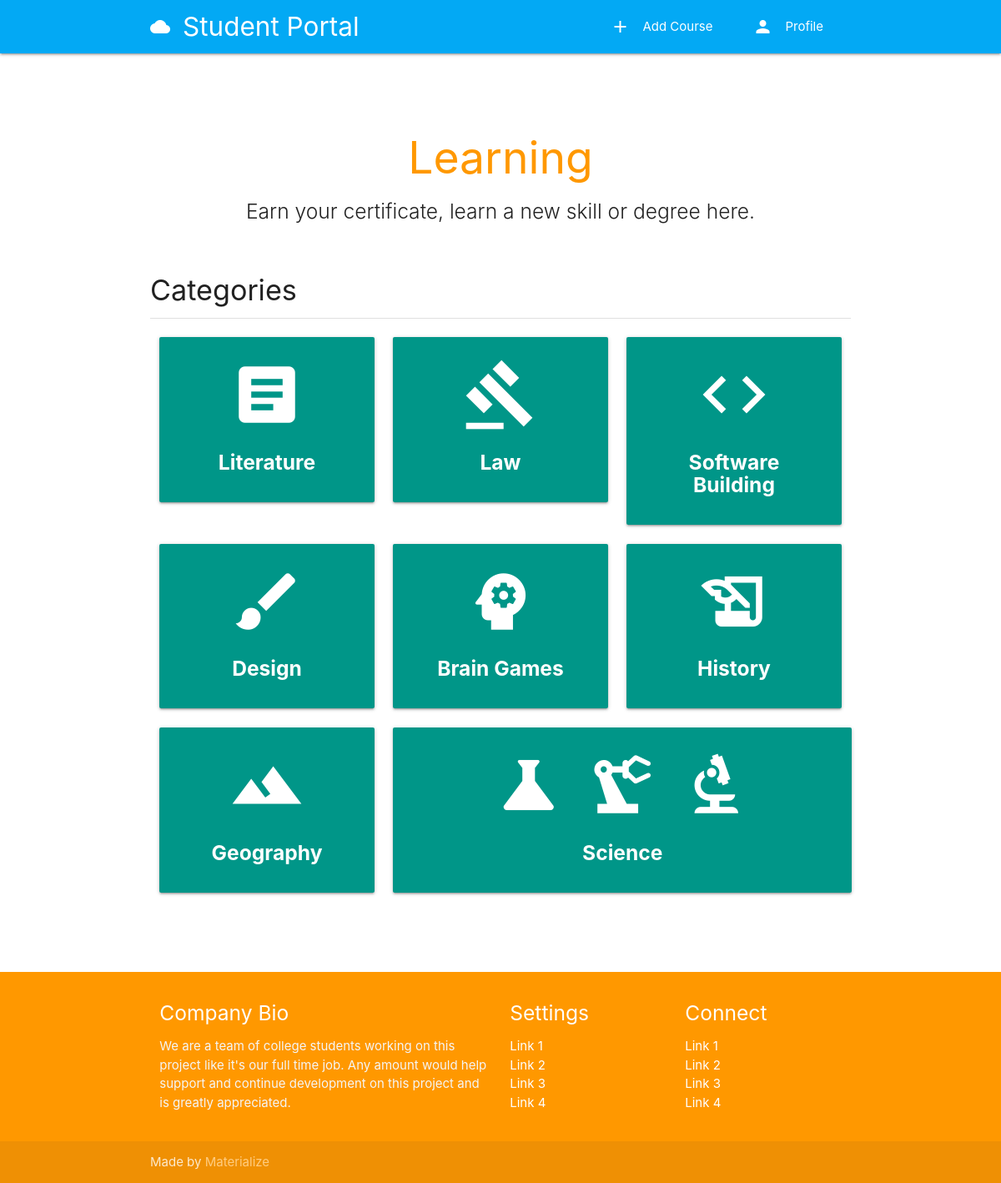
/course/categories/ (signed in), run on the app's committed database.
### classroom/models.py (models this page shows, shortened)
class Category(models.Model):
	title = models.CharField(max_length=100, verbose_name='Title')
	icon = models.CharField(max_length=100, verbose_name='Icon', default='article')
	slug = models.SlugField(unique=True)

### classroom/views.py (the view)
# urls.py: path('categories/', Categories, name='categories'),
def Categories(request):
	categories = Category.objects.all()
	context = {
		'categories': categories
	}
	return render(request, 'classroom/categories.html', context)

### authy/views.py (called while the page is built)
def SideNavInfo(request):
	user = request.user
	nav_profile = None
	if user.is_authenticated:
		nav_profile = Profile.objects.get(user=user)
	return {'nav_profile': nav_profile}

### student_portal/templates/classroom/categories.html
{% extends 'base.html' %}
{% load static %}
{% block banner %}
<div class="section no-pad-bot" id="index-banner">
	<div class="container">
		<br><br>
		<h2 class="header orange-text center">Learning</h2>
		<h5 class="header col s12 light center"> Earn your certificate, learn a new skill or degree here.</h5>
	</div>
</div>
{% endblock %}
{% block content %}
<div class="section">
	<h4>Categories</h4>
	<div class="divider"></div>
</div>
<div class="row">
{% for category in categories %}
    <div style='max-width: 825px;' class="col s12 m4">
      {% if category.title == 'Science'%}
      <a href="{% url 'category-courses' category.slug %}">
      <div style='width: 550px;' class="card-panel teal center-align white-text">
        <i class="material-icons large">{{ category.icon }}</i>
        <h5><b>{{ category.title }}</b></h5>
      </div>
      </a>
      {% else %}
      <a href="{% url 'category-courses' category.slug %}">
        <div class="card-panel teal center-align white-text">
          <i class="material-icons large">{{ category.icon }}</i>
          <h5><b>{{ category.title }}</b></h5>
        </div>
        </a>
      {% endif %}
    </div>
{% endfor %}
</div>
{% endblock %}

### data on the page
Category: title "Literature"
Category: title "Law"
Category: title "Software Building"
Category: title "Design"
Category: title "Brain Games"
Category: title "History"
Category: title "Geography"
Category: icon "science precision_manufacturing biotech", title "Science"
